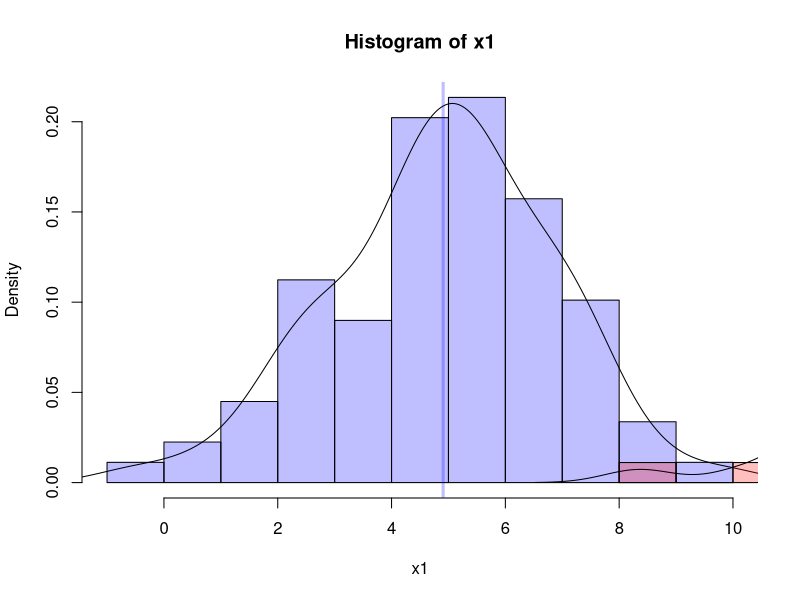
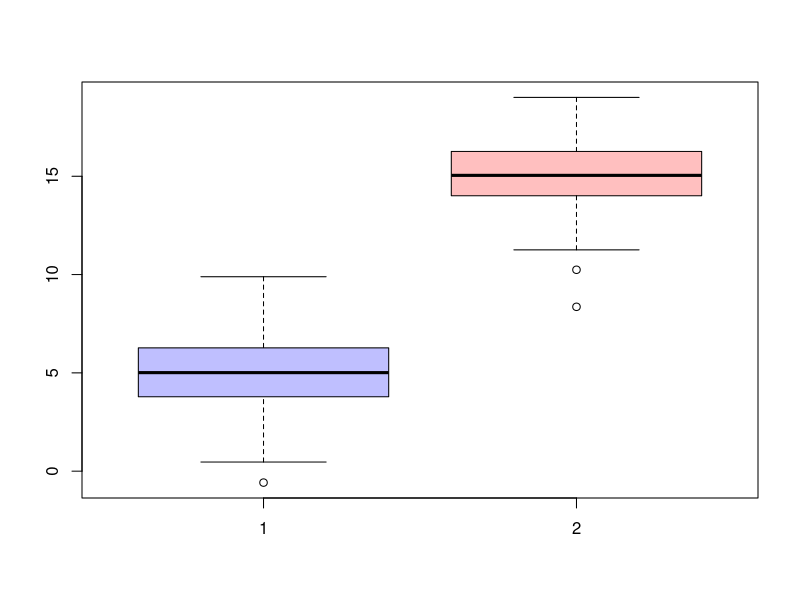
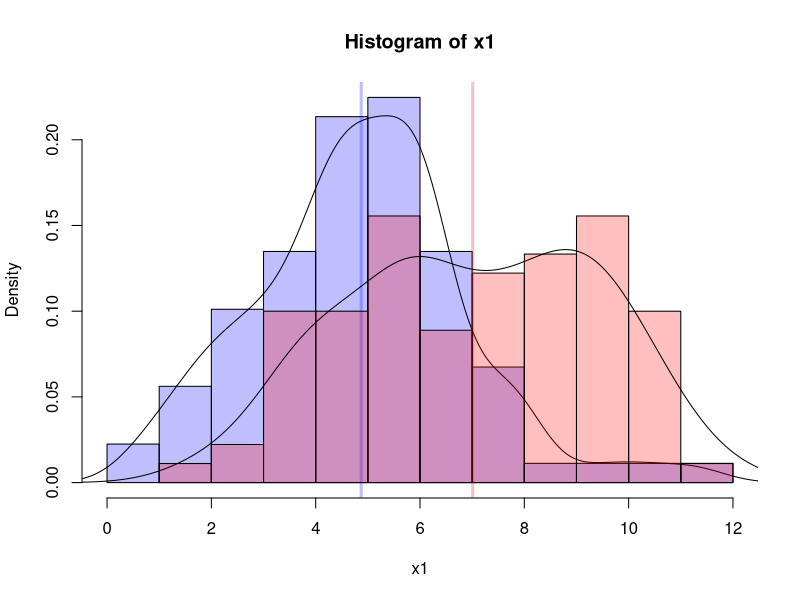
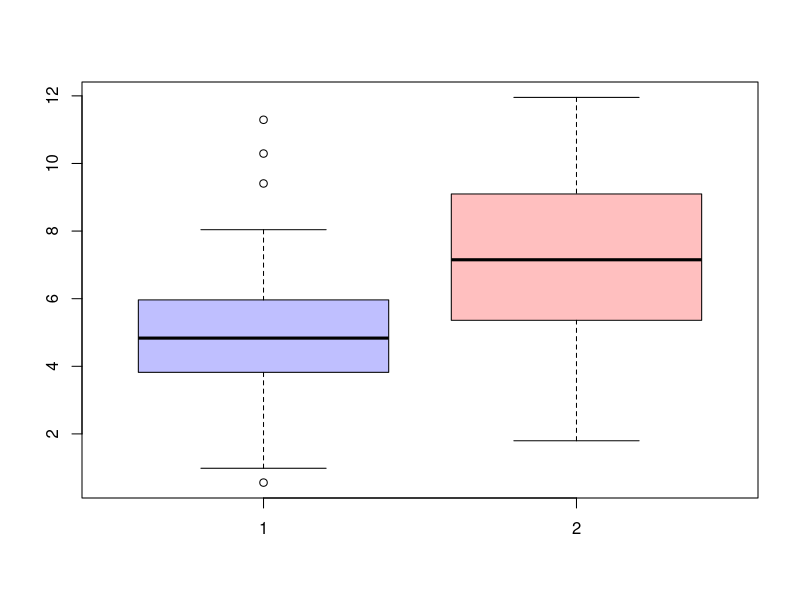
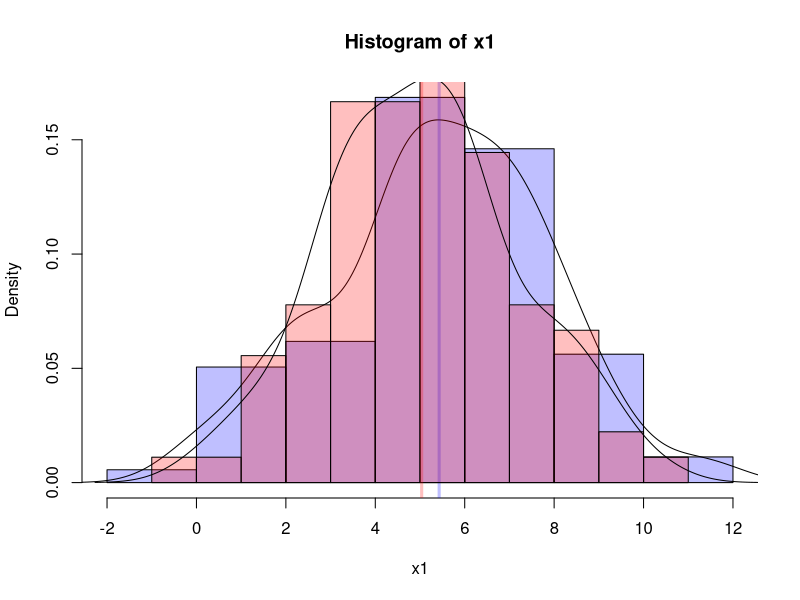
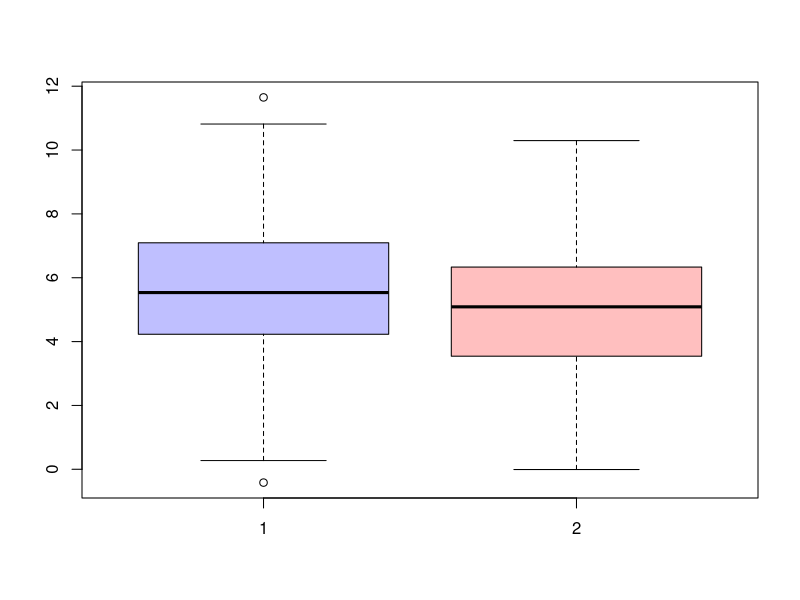
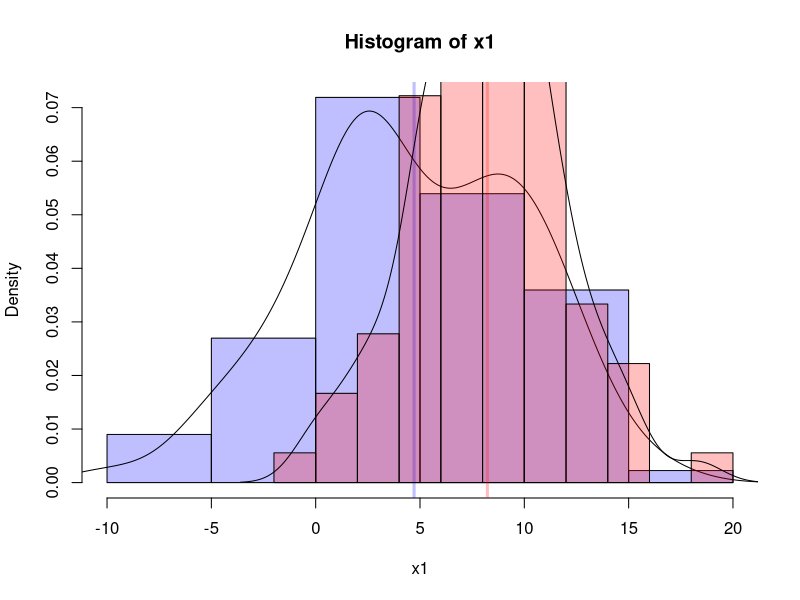
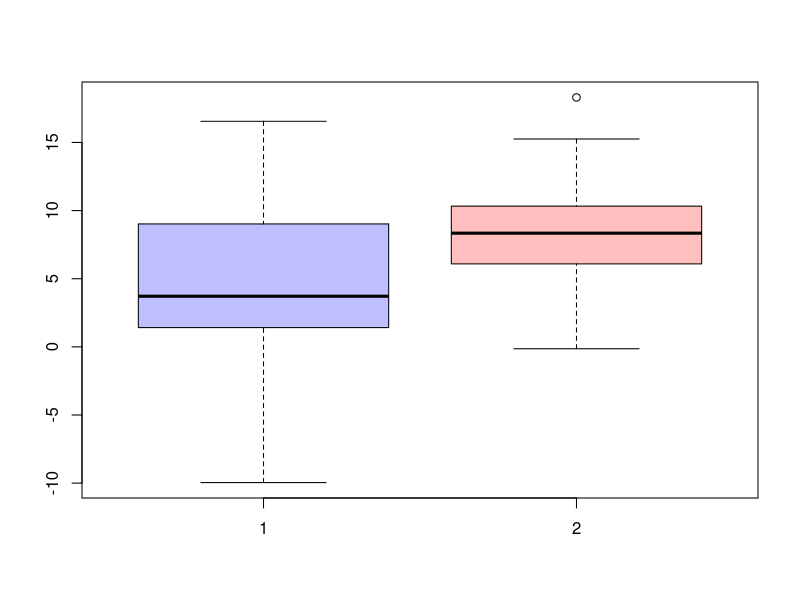

Write R code to recreate these figures, in order.
size1 <- 89
size2 <- 90


# 1) ------------------------------------------------------------
MEAN1 <- 5
SD1 <- 2
MEAN2 <- 15.04
SD2 <- 2

x1 <- rnorm(size1, MEAN1, SD1)
x2 <- rnorm(size2, MEAN2, SD2)

mean(x1);mean(x2)
var(x1);var(x2)

var.test(x1,x2)
t.test(x1,x2, var.equal = T)



col1 <- rgb(0,0,1,1/4)
col2 <- rgb(1,0,0,1/4)


p1 <- hist(x1, prob=T, col=col1)
lines(density(x1))
abline(v = mean(x1), col = col1, lwd = 3)

p2 <- hist(x2, prob=T, col=col2, add=T)
lines(density(x2))
abline(v = mean(x2), col = col2, lwd = 3, add=T)

# xlim <- range(c(p1$breaks, p2$breaks));xlim

boxplot(x1, x2, col=c(col1,col2))
# 2) ------------------------------------------------------------
MEAN1 <- 5
SD1 <- 2
MEAN2 <- 7
SD2 <- 2

x1 <- rnorm(size1, MEAN1, SD1)
x2 <- rnorm(size2, MEAN2, SD2)

mean(x1);mean(x2)
var(x1);var(x2)

var.test(x1,x2)
t.test(x1,x2, var.equal = T)



col1 <- rgb(0,0,1,1/4)
col2 <- rgb(1,0,0,1/4)


p1 <- hist(x1, prob=T, col=col1)
lines(density(x1))
abline(v = mean(x1), col = col1, lwd = 3)

p2 <- hist(x2, prob=T, col=col2, add=T)
lines(density(x2))
abline(v = mean(x2), col = col2, lwd = 3, add=T)

# xlim <- range(c(p1$breaks, p2$breaks));xlim

boxplot(x1, x2, col=c(col1,col2))
# 3) ------------------------------------------------------------
MEAN1 <- 5
SD1 <- 2.4
MEAN2 <- 5.4
SD2 <- 2

x1 <- rnorm(size1, MEAN1, SD1)
x2 <- rnorm(size2, MEAN2, SD2)

mean(x1);mean(x2)
var(x1);var(x2)

var.test(x1,x2)
t.test(x1,x2, var.equal = F)



col1 <- rgb(0,0,1,1/4)
col2 <- rgb(1,0,0,1/4)


p1 <- hist(x1, prob=T, col=col1)
lines(density(x1))
abline(v = mean(x1), col = col1, lwd = 3)

p2 <- hist(x2, prob=T, col=col2, add=T)
lines(density(x2))
abline(v = mean(x2), col = col2, lwd = 3, add=T)

# xlim <- range(c(p1$breaks, p2$breaks));xlim

boxplot(x1, x2, col=c(col1,col2))
# 4) ------------------------------------------------------------

MEAN1 <- 5
SD1 <- 5
MEAN2 <- 8
SD2 <- 3.5

x1 <- rnorm(size1, MEAN1, SD1)
x2 <- rnorm(size2, MEAN2, SD2)

mean(x1);mean(x2)
var(x1);var(x2)

var.test(x1,x2)
t.test(x1,x2, var.equal = F)



col1 <- rgb(0,0,1,1/4)
col2 <- rgb(1,0,0,1/4)


p1 <- hist(x1, prob=T, col=col1)
lines(density(x1))
abline(v = mean(x1), col = col1, lwd = 3)

p2 <- hist(x2, prob=T, col=col2, add=T)
lines(density(x2))
abline(v = mean(x2), col = col2, lwd = 3, add=T)

# xlim <- range(c(p1$breaks, p2$breaks));xlim

boxplot(x1, x2, col=c(col1,col2))


